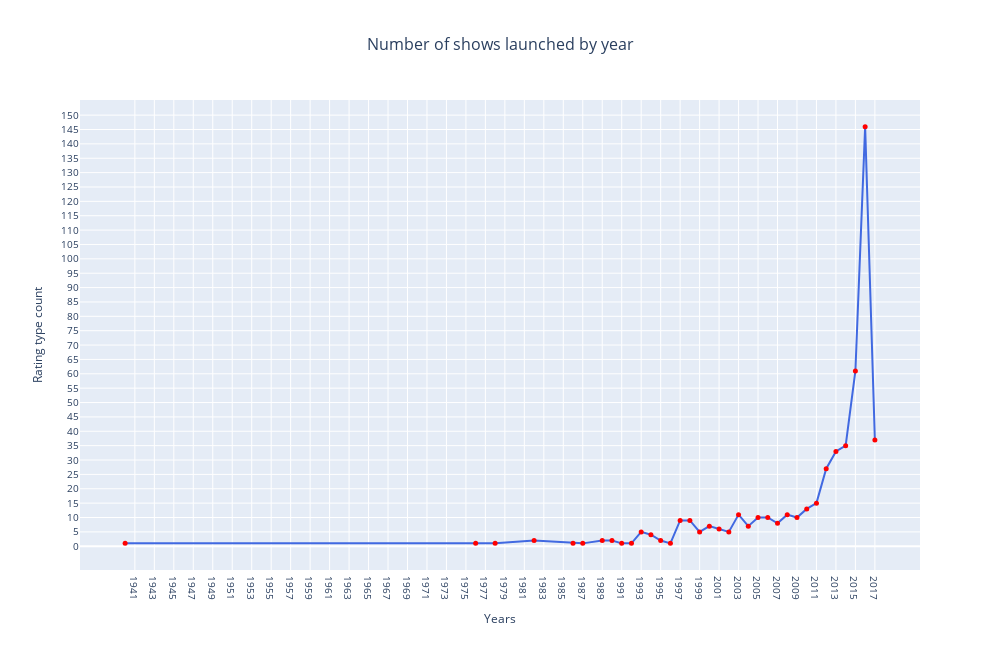

The cell this chart's notebook holds for it:
### Markdown cell above
#### Постройте график, показывающий распределение количества запущенных шоу в зависимости от года.

- Наблюдается ли рост?
- Есть ли выбросы?
- Что из себя представляют выбросы?
- Чем могут быть они вызваны?

### Code cell
shows_per_year = data_without_dublicates.groupby('release year').size().reset_index(name='count')

fig = go.Figure()

fig.add_trace(go.Scatter(
        x=shows_per_year['release year'],
        y=shows_per_year['count'],
        mode='lines+markers',
        line=dict(color='royalblue', width=2),
        marker=dict(size=5, color='red')

))

fig.update_layout(title=dict(text='Number of shows launched by year', font=dict(size=16), x=0.5),
    xaxis_title='Years',
    yaxis_title='Rating type count',
    xaxis=dict(tickvals=np.arange(1941, 2018, 2)),
    yaxis=dict(tickvals=np.arange(0, 151, 5)),
    font=dict(size=10),
    width=1000,
    height=650,
)

fig.show()

### Figure 1 — Plotly figure (JSON) as saved in the notebook; plotly's stock layout.template omitted (floating-point values rounded to 4 significant figures)
{"data": [{"line": {"color": "royalblue", "width": 2}, "marker": {"color": "red", "size": 5}, "mode": "lines+markers", "type": "scatter", "x": [1940, 1976, 1978, 1982, 1986, 1987, 1989, 1990, 1991, 1992, 1993, 1994, 1995, 1996, 1997, 1998, 1999, 2000, 2001, 2002, 2003, 2004, 2005, 2006, 2007, 2008, 2009, 2010, 2011, 2012, 2013, 2014, 2015, 2016, 2017], "y": [1, 1, 1, 2, 1, 1, 2, 2, 1, 1, 5, 4, 2, 1, 9, 9, 5, 7, 6, 5, 11, 7, 10, 10, 8, 11, 10, 13, 15, 27, 33, 35, 61, 146, 37]}], "layout": {"font": {"size": 10}, "height": 650, "title": {"font": {"size": 16}, "text": "Number of shows launched by year", "x": 0.5}, "width": 1000, "xaxis": {"tickvals": [1941, 1943, 1945, 1947, 1949, 1951, 1953, 1955, 1957, 1959, 1961, 1963, 1965, 1967, 1969, 1971, 1973, 1975, 1977, 1979, 1981, 1983, 1985, 1987, 1989, 1991, 1993, 1995, 1997, 1999, 2001, 2003, 2005, 2007, 2009, 2011, 2013, 2015, 2017], "title": {"text": "Years"}}, "yaxis": {"tickvals": [0, 5, 10, 15, 20, 25, 30, 35, 40, 45, 50, 55, 60, 65, 70, 75, 80, 85, 90, 95, 100, 105, 110, 115, 120, 125, 130, 135, 140, 145, 150], "title": {"text": "Rating type count"}}}}
